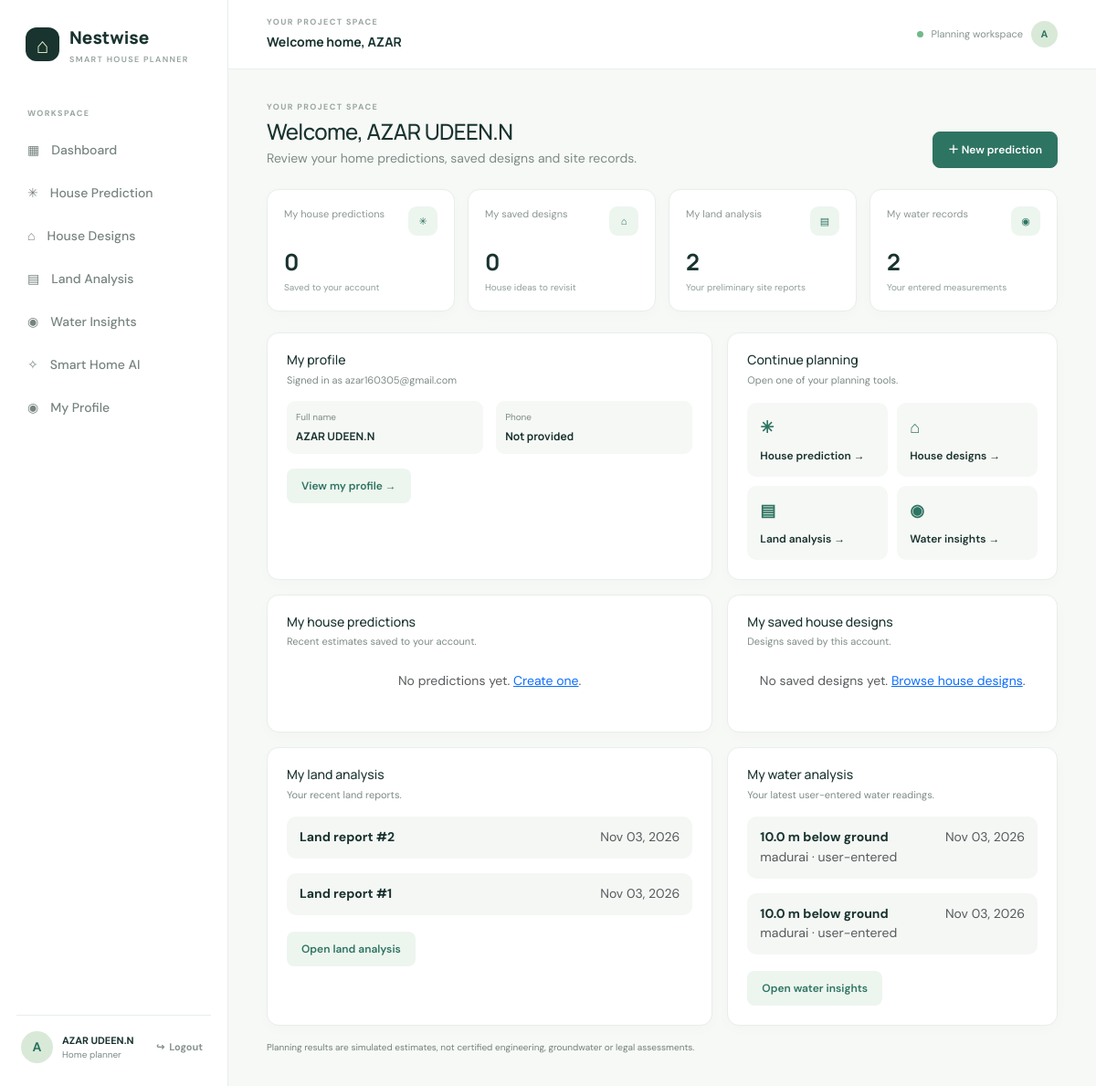
The app's page /dashboard (signed in) with its own data.
### app.py (models this page shows)
class User(db.Model):
    __tablename__ = "users"
    id = db.Column(db.Integer, primary_key=True)
    name = db.Column(db.String(100), nullable=False)
    full_name = db.Column(db.String(150), nullable=True)
    email = db.Column(db.String(160), unique=True, nullable=False, index=True)
    phone = db.Column(db.String(25), nullable=True)
    password_hash = db.Column(db.String(255), nullable=False)
    is_admin = db.Column(db.Boolean, default=False, nullable=False)
    created_at = db.Column(db.DateTime, default=datetime.utcnow)
    @property
    def display_name(self):
        return self.full_name or self.name

class LandReport(db.Model):
    __tablename__ = "land_details"
    id = db.Column(db.Integer, primary_key=True)
    user_id = db.Column(db.Integer, db.ForeignKey("users.id"), nullable=False)
    details = db.Column(db.Text, nullable=False)
    created_at = db.Column(db.DateTime, default=datetime.utcnow)

class WaterRecord(db.Model):
    __tablename__ = "water_level_records"
    id = db.Column(db.Integer, primary_key=True)
    user_id = db.Column(db.Integer, db.ForeignKey("users.id"), nullable=False)
    level_m = db.Column(db.Float, nullable=False)
    borewell_depth_m = db.Column(db.Float)
    rainfall_mm = db.Column(db.Float)
    location = db.Column(db.String(160), default="")
    recorded_at = db.Column(db.DateTime, default=datetime.utcnow)

### app.py (the view)
@app.route("/dashboard")
@login_required
def dashboard():
    uid = session["user_id"]
    predictions = Prediction.query.filter_by(user_id=uid).order_by(Prediction.created_at.desc()).limit(5).all()
    saved_designs = db.session.query(HouseCategory).join(SavedDesign, SavedDesign.category_id == HouseCategory.id).filter(SavedDesign.user_id == uid).all()
    land_reports = LandReport.query.filter_by(user_id=uid).order_by(LandReport.created_at.desc()).limit(5).all()
    water_records = WaterRecord.query.filter_by(user_id=uid).order_by(WaterRecord.recorded_at.desc()).limit(5).all()
    return render_template(
        "dashboard.html",
        prediction_count=Prediction.query.filter_by(user_id=uid).count(),
        saved_count=len(saved_designs),
        land_count=LandReport.query.filter_by(user_id=uid).count(),
        water_count=WaterRecord.query.filter_by(user_id=uid).count(),
        predictions=predictions,
        saved_designs=saved_designs,
        land_reports=land_reports,
        water_records=water_records,
    )

### app.py (called while the page is built)
def login_required(fn):
    @wraps(fn)
    def wrapped(*args, **kwargs):
        if not session.get("user_id"):
            flash("Please sign in to continue.", "info")
            return redirect(url_for("login"))
        return fn(*args, **kwargs)
    return wrapped

def current_user():
    uid = session.get("user_id")
    return db.session.get(User, uid) if uid else None

@app.before_request
def ensure_schema_and_disable_page_cache():
    if not app.extensions.get("auth_schema_ready"):
        upgrade_auth_schema()
        app.extensions["auth_schema_ready"] = True

@app.after_request
def disable_authenticated_page_cache(response):
    response.headers["Cache-Control"] = "no-store, no-cache, must-revalidate, private"
    response.headers["Pragma"] = "no-cache"
    response.headers["Expires"] = "0"
    return response

@app.context_processor
def inject_user():
    return {"current_user": current_user(), "money": lambda n: f"₹{n:,.0f}"}

### templates/dashboard.html
{% extends 'base.html' %}{% block title %}Dashboard{% endblock %}{% block heading %}Welcome home, {{ current_user.display_name.split()[0] }}{% endblock %}{% block content %}
<div class="section-head"><div><div class="eyebrow">YOUR PROJECT SPACE</div><h1>Welcome, {{ current_user.display_name }}</h1><p>Review your home predictions, saved designs and site records.</p></div><a class="btn btn-primary" href="{{ url_for('prediction') }}">＋ New prediction</a></div>
<div class="metric-grid"><div class="metric-card"><div class="metric-top">My house predictions <span class="metric-icon">✳</span></div><div class="metric-value">{{ prediction_count }}</div><div class="metric-foot">Saved to your account</div></div><div class="metric-card"><div class="metric-top">My saved designs <span class="metric-icon">⌂</span></div><div class="metric-value">{{ saved_count }}</div><div class="metric-foot">House ideas to revisit</div></div><div class="metric-card"><div class="metric-top">My land analysis <span class="metric-icon">▤</span></div><div class="metric-value">{{ land_count }}</div><div class="metric-foot">Your preliminary site reports</div></div><div class="metric-card"><div class="metric-top">My water records <span class="metric-icon">◉</span></div><div class="metric-value">{{ water_count }}</div><div class="metric-foot">Your entered measurements</div></div></div>
<div class="dashboard-grid"><section class="panel"><h3>My profile</h3><div class="panel-sub">Signed in as {{ current_user.email }}</div><div class="profile-details compact-profile"><div><span>Full name</span><strong>{{ current_user.display_name }}</strong></div><div><span>Phone</span><strong>{{ current_user.phone or 'Not provided' }}</strong></div></div><a class="btn btn-soft mt-3" href="{{ url_for('profile') }}">View my profile →</a></section><section class="panel"><h3>Continue planning</h3><div class="panel-sub">Open one of your planning tools.</div><div class="quick-grid"><a class="quick-card" href="{{ url_for('prediction') }}"><span>✳</span>House prediction →</a><a class="quick-card" href="{{ url_for('houses') }}"><span>⌂</span>House designs →</a><a class="quick-card" href="{{ url_for('land') }}"><span>▤</span>Land analysis →</a><a class="quick-card" href="{{ url_for('water') }}"><span>◉</span>Water insights →</a></div></section></div>
<div class="dashboard-grid mt-3"><section class="panel"><h3>My house predictions</h3><div class="panel-sub">Recent estimates saved to your account.</div>{% for p in predictions %}<div class="chat-line mt-3"><b>Prediction #{{ p.id }}</b><span class="float-end text-muted">{{ p.created_at.strftime('%b %d, %Y') }}</span><br><span class="text-muted">Simulated planning estimate</span></div>{% else %}<div class="text-center py-4 text-muted">No predictions yet. <a href="{{ url_for('prediction') }}">Create one</a>.</div>{% endfor %}</section><section class="panel"><h3>My saved house designs</h3><div class="panel-sub">Designs saved by this account.</div>{% for design in saved_designs %}<div class="chat-line mt-3"><b>{{ design.name }}</b><span class="float-end text-muted">{{ design.bedrooms }} bed · {{ design.area }} sq.ft</span></div>{% else %}<div class="text-center py-4 text-muted">No saved designs yet. <a href="{{ url_for('houses') }}">Browse house designs</a>.</div>{% endfor %}</section></div>
<div class="dashboard-grid mt-3"><section class="panel"><h3>My land analysis</h3><div class="panel-sub">Your recent land reports.</div>{% for report in land_reports %}<div class="chat-line mt-3"><b>Land report #{{ report.id }}</b><span class="float-end text-muted">{{ report.created_at.strftime('%b %d, %Y') }}</span></div>{% else %}<div class="text-center py-4 text-muted">No land reports yet.</div>{% endfor %}<a href="{{ url_for('land') }}" class="btn btn-soft mt-2">Open land analysis</a></section><section class="panel"><h3>My water analysis</h3><div class="panel-sub">Your latest user-entered water readings.</div>{% for record in water_records %}<div class="chat-line mt-3"><b>{{ record.level_m }} m below ground</b><span class="float-end text-muted">{{ record.recorded_at.strftime('%b %d, %Y') }}</span><br><span class="text-muted">{{ record.location or 'Location not specified' }} · user-entered</span></div>{% else %}<div class="text-center py-4 text-muted">No water readings yet.</div>{% endfor %}<a href="{{ url_for('water') }}" class="btn btn-soft mt-2">Open water insights</a></section></div>
<div class="notice mt-3">Planning results are simulated estimates, not certified engineering, groundwater or legal assessments.</div>{% endblock %}

### templates/base.html (shortened to what this page needs)
<!doctype html><html lang="en"><head><link href="https://cdn.jsdelivr.net/npm/bootstrap@5.3.3/dist/css/bootstrap.min.css" rel="stylesheet"><link href="{{ url_for('static',filename='style.css') }}" rel="stylesheet"></head><body>
{% if current_user %}<aside class="sidebar"><a href="{{ url_for('dashboard') }}" class="brand"><span class="brand-icon">⌂</span><span>Nestwise<small>SMART HOUSE PLANNER</small></span></a><div class="nav-caption">WORKSPACE</div><a class="side-link" href="{{ url_for('dashboard') }}">▦ <span>Dashboard</span></a><a class="side-link" href="{{ url_for('prediction') }}">✳ <span>House Prediction</span></a><a class="side-link" href="{{ url_for('houses') }}">⌂ <span>House Designs</span></a><a class="side-link" href="{{ url_for('land') }}">▤ <span>Land Analysis</span></a><a class="side-link" href="{{ url_for('water') }}">◉ <span>Water Insights</span></a><a class="side-link" href="{{ url_for('assistant') }}">✧ <span>Smart Home AI</span></a><a class="side-link" href="{{ url_for('profile') }}">◉ <span>My Profile</span></a>{% if current_user.is_admin %}<div class="nav-caption mt-4">MANAGEMENT</div><a class="side-link" href="{{ url_for('admin') }}">⚙ <span>Admin console</span></a>{% endif %}<div class="sidebar-bottom"><div class="avatar">{{ current_user.display_name[:1]|upper }}</div><div class="profile-label"><b>{{ current_user.display_name }}</b><small>{{ 'Administrator' if current_user.is_admin else 'Home planner' }}</small></div><form method="post" action="{{ url_for('logout') }}"><button class="logout logout-button" type="submit" aria-label="Logout" title="Logout">↪ <span>Logout</span></button></form></div></aside>{% endif %}<main class="{% if current_user %}main-app{% else %}main-public{% endif %}">
{% if current_user %}<header class="topbar"><div><div class="eyebrow">YOUR PROJECT SPACE</div><strong>{% block heading %}{% endblock %}</strong></div><div class="topbar-right"><span class="status-dot"></span><span>Planning workspace</span><span class="avatar avatar-sm">{{ current_user.display_name[:1]|upper }}</span></div></header>{% endif %}<div class="content-wrap">{% block content %}{% endblock %}</div></main></body></html>

### static/style.css (style rules this page uses)
:root { --ink:#19332f;--muted:#7d8b86;--line:#e8eeea;--paper:#f7f9f6;--green:#2e7462;--lime:#d9efaa;--soft:#edf5ef }
* { box-sizing:border-box }
body { margin:0;background:var(--paper);color:var(--ink);font-family:'DM Sans',sans-serif;font-size:14px }
h1,h2,h3,h4,strong,.brand { font-family:Manrope,sans-serif }
.sidebar { width:250px;position:fixed;inset:0 auto 0 0;background:#fff;border-right:1px solid var(--line);padding:25px 18px;display:flex;flex-direction:column;z-index:10 }
.brand { display:flex;gap:11px;align-items:center;color:var(--ink);font-size:19px;font-weight:800;text-decoration:none;margin:2px 10px 47px }
.brand small { display:block;font:600 9px 'DM Sans';letter-spacing:1.35px;color:#95a29d;margin-top:3px }
.brand-icon { display:grid;place-items:center;background:var(--ink);color:#e9f7cb;width:37px;height:37px;border-radius:12px;font-size:23px }
.nav-caption,.eyebrow { font-size:9px;letter-spacing:1.4px;font-weight:700;color:#9aa69f }
.nav-caption { padding:0 12px 10px }
.side-link { padding:11px 12px;color:#77847e;text-decoration:none;border-radius:9px;display:flex;gap:13px;align-items:center;font-weight:500;margin:2px 0 }
.sidebar-bottom { margin-top:auto;border-top:1px solid var(--line);padding:17px 5px 0;display:flex;align-items:center;gap:10px }
.avatar { background:#d9e9d8;color:var(--green);font-weight:700;width:35px;height:35px;display:grid;place-items:center;border-radius:50% }
.avatar-sm { width:29px;height:29px }
.profile-label { display:grid;flex:1;font-size:11px }
.profile-label small { color:var(--muted);font-size:10px }
.logout { color:#89958f;text-decoration:none }
.main-app { margin-left:250px;min-height:100vh }
.topbar { height:76px;background:rgba(255,255,255,.94);border-bottom:1px solid var(--line);display:flex;align-items:center;justify-content:space-between;padding:0 42px }
.topbar .eyebrow { margin-bottom:4px }
.topbar strong { font-size:14px }
.topbar-right { display:flex;align-items:center;gap:9px;color:#86938d;font-size:11px }
.status-dot { width:7px;height:7px;background:#71b98a;border-radius:50% }
.content-wrap { padding:35px 42px;max-width:1440px;margin:auto }
.btn-primary { background:var(--green);border-color:var(--green) }
.btn-soft { background:#edf5ef;color:var(--green);border:0 }
.btn { border-radius:8px;padding:10px 16px;font-weight:600;font-size:12px }
.section-head { display:flex;justify-content:space-between;align-items:end;margin-bottom:22px }
.section-head h1,.section-head h2 { font-size:24px;letter-spacing:-.6px;margin:5px 0 }
.section-head p { margin:0;color:var(--muted) }
.card-clean,.metric-card,.panel { border:1px solid var(--line);border-radius:13px;background:#fff;box-shadow:0 4px 16px #233c2a05 }
.metric-grid { display:grid;grid-template-columns:repeat(4,1fr);gap:14px;margin:23px 0 }
.metric-card { padding:18px }
.metric-top { display:flex;justify-content:space-between;color:#8a9791;font-size:11px }
.metric-icon { width:32px;height:32px;display:grid;place-items:center;background:var(--soft);color:var(--green);border-radius:9px }
.metric-value { font:700 25px Manrope;margin-top:11px }
.metric-foot { font-size:10px;color:#91a099;margin-top:3px }
.dashboard-grid { display:grid;grid-template-columns:1.35fr 1fr;gap:16px }
.panel { padding:21px }
.panel h3 { font-size:14px;margin:0 }
.panel-sub { color:var(--muted);font-size:11px;margin-top:5px }
.quick-grid { display:grid;grid-template-columns:1fr 1fr;gap:10px;margin-top:16px }
.quick-card { background:#f6f8f5;padding:14px;border-radius:10px;text-decoration:none;color:var(--ink);font-weight:600;font-size:12px }
.quick-card span { display:block;color:var(--green);font-size:18px;margin-bottom:8px }
.chat-line { padding:12px 14px;background:#f4f7f4;border-radius:10px;margin:10px 0;line-height:1.55 }
.notice { color:#738078;font-size:10px;line-height:1.5 }
.logout-button { background:none;border:0;padding:0 4px;font-size:19px;cursor:pointer }
.sidebar-bottom form { margin:0 }
.profile-details { display:grid;grid-template-columns:1fr 1fr;gap:14px }
.profile-details>div { display:grid;gap:5px;padding:13px;background:#f6f8f5;border-radius:9px }
.profile-details span { font-size:10px;color:var(--muted) }
.profile-details strong { font-size:12px;overflow-wrap:anywhere }
.compact-profile { margin-top:14px }
.compact-profile>div { padding:10px }
.sidebar-bottom form .logout { cursor:pointer }
.logout-button { display:flex;align-items:center;gap:5px;font-size:11px;font-weight:700;white-space:nowrap }

### records on screen
User: full_name "A", display_name "AZAR UDEEN.N", is_admin "Home planner", display_name "AZAR", email "azar160305@gmail.com", phone "Not provided"
LandReport: id "2", created_at "Nov 03, 2026"
LandReport: id "1", created_at "Nov 03, 2026"
WaterRecord: level_m "10.0", recorded_at "Nov 03, 2026", location "madurai"
WaterRecord: level_m "10.0", recorded_at "Nov 03, 2026", location "madurai"

### other values on screen
{{ prediction_count }} "0"
{{ saved_count }} "0"
{{ land_count }} "2"
{{ water_count }} "2"
